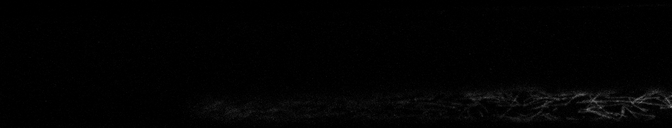
#> input picture DemoData/Images/polymerised_rh.png, 672 x 128 px, shrunk from 1016 x 193 before the run, found by its file name
$ jupyter execute --allow-errors DataExploration.ipynb
#> lines starting #> are read from the running program, lines starting #| are printed output that depends on the picture
# File Types

[cell 1]
import os

def get_unique_filetypes(directory):
#> called with directory = './'
    filetypes = set()

    # Walk through the directory
    for root, _, files in os.walk(directory):
        for file in files:
            # Get the file extension and add it to the set
            _, extension = os.path.splitext(file)
            filetypes.add(extension.lower())

    return filetypes

# Example usage
directory_path = './'
unique_filetypes = get_unique_filetypes(directory_path)

print("Unique file types:")
for filetype in unique_filetypes:
    print(filetype if filetype else "No extension")

# Image Dimensions

[cell 2]
import os
import numpy as np
from PIL import Image
import tifffile as tiff

def get_image_dimensions(directory):
    dimensions = set()

    # Walk through the directory
    for root, _, files in os.walk(directory):
        for file in files:
            if file.lower().endswith('.png'):
                file_path = os.path.join(root, file)
                try:
                    with Image.open(file_path) as img:
                        array = np.array(img)
                        dimensions.add(array.shape)

                except Exception as e:
                    print(f"Could not process file {file_path}: {e}")

            elif file.lower().endswith(('.tif', '.tiff')):
                file_path = os.path.join(root, file)
                try:
                    with tiff.TiffFile(file_path) as img:
                        array = img.asarray()
                        dimensions.add(array.shape)

                except Exception as e:
                    print(f"Could not process file {file_path}: {e}")

    return dimensions

# Example usage
directory_path = './'
unique_dimensions = get_image_dimensions(directory_path)

print("Unique image dimensions:")
for dim in unique_dimensions:
    print(dim)

print("\n2D image dimensions:")
for dim in unique_dimensions:
    print(tuple(filter(lambda x: x >= 30, dim)))

All the 2D images have height <= **172** (the exceptions of sizes (789,1339) and (789, 943) are outputs from tubulaton which aren't cropped yet)

So we can make the net take inputs of size **256 x 256** (to allow for higher resolution data later on)

# Get average/max intensities of images in folder
(i.e. Why can't we just use average image intensity?)

[cell 3]
from typing import Callable

from pathlib import Path
import os

import matplotlib.pyplot as plt

import numpy as np

from PIL import Image
import imageio.v3 as iio
import tifffile

[cell 4]
# [17 lines of commented-out code are left out]

[cell 5]
def load_image_to_np(image_path : Path) -> np.ndarray:
    # Get the file extension
    _, ext = os.path.splitext(image_path)

    # Load image based on file extension
    if ext.lower() in ['.png', '.tif']:
        image_data = iio.imread(image_path)
    elif ext.lower() == '.lsm':
        image_data = tifffile.imread(image_path)
    else:
        raise ValueError("Unsupported file format: {}".format(ext))

    return np.array(image_data)

[cell 6]
def get_average_intensity(image_file_path : Path) -> float:
    image_array = load_image_to_np(image_file_path)

    average_intensity = image_array.mean()

    return average_intensity

def get_max_intensity(image_file_path : Path) -> float:
    image_array = load_image_to_np(image_file_path)

    max_intensity = image_array.max()

    return max_intensity

def get_intensities_of_dir(data_dir : Path, aggregation : Callable) -> np.ndarray:
    file_names = os.listdir(data_dir)

    intensities = np.empty(len(file_names))

    for i, file_name in enumerate(file_names):
        image_file_path = data_dir / file_name
        intensities[i] = get_average_intensity(image_file_path)

    return intensities

base_dir = Path("/Users/karan/MTData/Synthetic")
control_dir = base_dir / 'Control/'
depoly_dir = base_dir / 'Depoly'

#> (the rest of this cell did not finish here and is left out)

[cell 7]
image_file_path = Path("/Users/karan/MTData/Oryzalin/2020_07_17/plant 3 root hairs with 20  OZ.lsm")

#> (the rest of this cell did not finish here and is left out)

## Examining the Background noise in a Leica SP8 image

[cell 8]
import numpy as np
import matplotlib.pyplot as plt

import cv2

import tifffile as tiff

[cell 9]
# Path to your .tif file
tif_file_path = '/Users/karan/MTData/test.tif'
#> tif_file_path = '/Users/karan/MTData/test.tif'

# Load the .tif file
#> (the rest of this cell did not finish here and is left out)

#> (a cell that did not finish here is left out)

### Results of applying Otsu

#> (a cell that did not finish here is left out)

## Extracting Metadata from .lif file

[cell 12]
import numpy as np

from readlif.reader import LifFile
import pprint

[cell 13]
# Load the .lif file
lif_file_path = "/Users/karan/MTData/240715_yfp-mt-karan/Trichomes.lif"
#> (the rest of this cell did not finish here and is left out)

#> (a cell that did not finish here is left out)

## What are the class ratios in Synthetic Data?

[cell 15]
import os
import cv2
import numpy as np

def calculate_class_ratio(label_folder):
    total_black_pixels = 0
    total_white_pixels = 0

    for filename in os.listdir(label_folder):
        if filename.endswith('.png'):
            filepath = os.path.join(label_folder, filename)
            image = cv2.imread(filepath, cv2.IMREAD_GRAYSCALE)

            black_pixels = np.sum(image == 0)
            white_pixels = np.sum(image == 255)

            total_black_pixels += black_pixels
            total_white_pixels += white_pixels

    total_pixels = total_black_pixels + total_white_pixels
    if total_pixels == 0:
        print("No pixels found in the images.")
        return

    black_ratio = total_black_pixels / total_pixels
    white_ratio = total_white_pixels / total_pixels

    print(f"Black pixel ratio: {black_ratio:.4f}")
    print(f"White pixel ratio: {white_ratio:.4f}")

# Set the path to the folder containing the label images
label_folder = "/Users/karan/MTData/Synthetic_new/Labels"

#> (the rest of this cell did not finish here and is left out)

[cell 16]
from pathlib import Path
import os
import imageio.v3 as iio

import numpy as np
import tifffile

def load_image_to_np(image_path : Path) -> np.ndarray:
    # Get the file extension
    _, ext = os.path.splitext(image_path)

    # Load image based on file extension
    if ext.lower() in ['.png', '.tif']:
        image_data = iio.imread(image_path)
#> image_data is the input picture: shape (128, 672, 3); min 0, max 138, mean 2.5
    elif ext.lower() == '.lsm':
        image_data = tifffile.imread(image_path)
    else:
        raise ValueError("Unsupported file format: {}".format(ext))

    return np.array(image_data)

[cell 17]
poly = load_image_to_np(Path("/Users/karan/microsegmentation/DemoData/Images/polymerised_rh.png"))[:, :, 0]
depoly = load_image_to_np(Path("/Users/karan/microsegmentation/DemoData/Images/depolymerised_rh.png"))[:, :, 0]
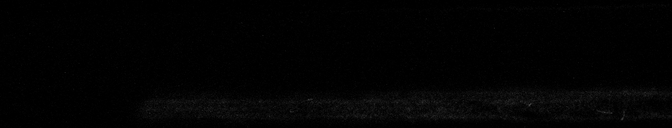
#> input picture DemoData/Images/depolymerised_rh.png, 672 x 128 px, shrunk from 1016 x 193 before the run, found by its file name
#> in load_image_to_np, image_data is the input picture: shape (128, 672, 3); min 0, max 70, mean 2.5

[cell 18]
import matplotlib.pyplot as plt

plt.plot(np.arange(poly.shape[1]), poly.sum(axis=0), color='blue', label='Polymerised')
plt.plot(np.arange(depoly.shape[1]), depoly.sum(axis=0), color='red', label='Depolymerised')

plt.legend()

plt.title('Intensity Profiles')

# plt.hist(poly.flatten(), bins=50, color='green', alpha=0.5)
# plt.hist(depoly.flatten(), bins=50, color='red', alpha=0.5)
plt.show()
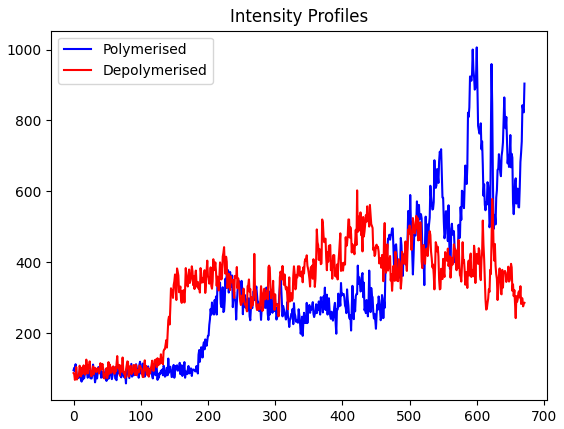
#> figure drawn by matplotlib, 1 panel; curve peaks at x = 600, y = 1006; curve peaks at x = 422, y = 603

[cell 19]
from scipy.ndimage import minimum_filter

filtered_poly = minimum_filter(poly, size=4, mode='constant', cval=np.inf)
filtered_depoly = minimum_filter(depoly, size=4, mode='constant', cval=np.inf)
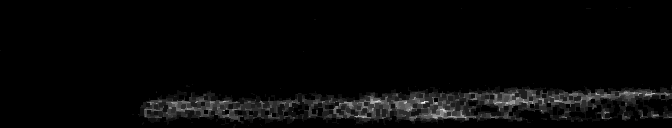
#> filtered_depoly: shape (128, 672); min 0, max 17, mean 0.493; drawn with min black and max white

[cell 20]
plt.imshow(filtered_poly, cmap='gray', vmax=30)
plt.axis('off')
filtered_poly.max()
#> Out = 36

[cell 21]
plt.imshow(filtered_depoly, cmap='gray', vmax=30)
plt.axis('off')
filtered_depoly.max()
#> Out = 17

[cell 22]
plt.hist(filtered_poly.flatten(), bins=50, color='green', alpha=0.5)
plt.hist(filtered_depoly.flatten(), bins=50, color='red', alpha=0.5)
plt.show()
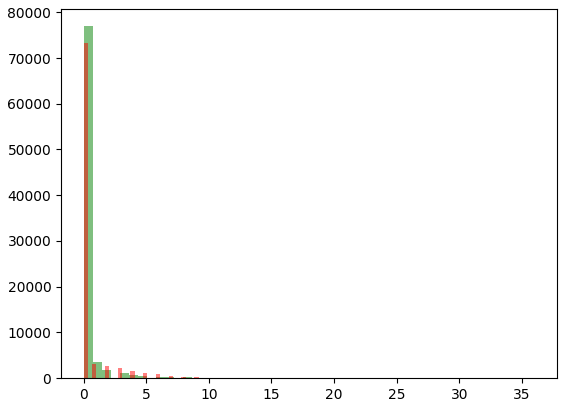
#> figure drawn by matplotlib, 1 panel; tallest bar 76952 high, from x = -5.55e-17 to 0.72; tallest bar 73247 high, from x = 2.78e-17 to 0.34

np.quantile(filtered_poly, 0.998)
#> Out = 14
